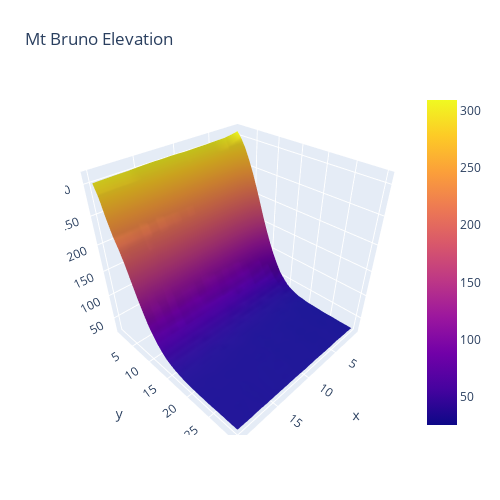

Notebook code cell kept with this figure:
### Code cell
fig = go.Figure(data=[go.Surface(z=z, x=x, y=y)])
fig.update_layout(title=dict(text='Mt Bruno Elevation'), 
                  autosize=False,
                  width=500, 
                  height=500,
                  margin=dict(l=65, r=50, b=65, t=90),
                  scene=dict(
                      xaxis_title = 'Number of features',
                      yaxis_title = 'Number of levels'
                      zaxis_title = 'Mean MAE'
                  )
                  )
fig.show()

### Figure 1 — Plotly figure (JSON) as saved in the notebook; plotly's stock layout.template omitted (floating-point values rounded to 4 significant figures; data arrays with more than 128 entries replaced by an {"elided": "..."} marker saying what was removed)
{"data": [{"type": "surface", "x": [1, 2, 3, 4, 5, 6, 7, 8, 9, 10, 11, 12, 13, 14, 15, 16, 17, 18, 19, 20], "y": [1, 2, 3, 4, 5, 6, 7, 8, 9, 10, 11, 12, 13, 14, 15, 16, 17, 18, 19, 20, 21, 22, 23, 24, 25, 26, 27, 28, 29, 30], "z": {"elided": "30x20 float values"}}], "layout": {"autosize": false, "height": 500, "margin": {"b": 65, "l": 65, "r": 50, "t": 90}, "title": {"text": "Mt Bruno Elevation"}, "width": 500}}
